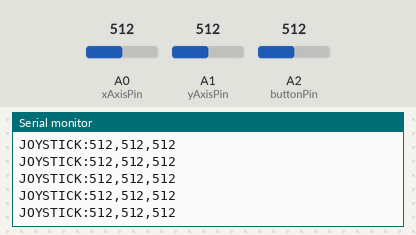
A sketch run on a simulated Arduino Uno, built with avr-gcc and run on an emulated ATmega328P. Shown: the last lines printed to the serial monitor. The test bench sets the inputs (shaded band); at power-on: A0 (xAxisPin) = 512, A1 (yAxisPin) = 512, A2 (buttonPin) = 512.

Above: at 1.2 s.
1.3 s: A0 (xAxisPin) set to 656
At 1.69 s:
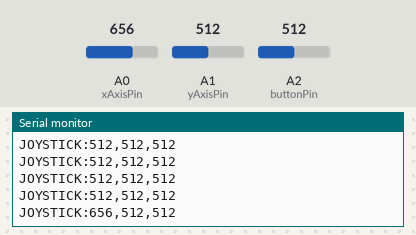
2.8 s: A0 (xAxisPin) set to 673
At 3.2 s:
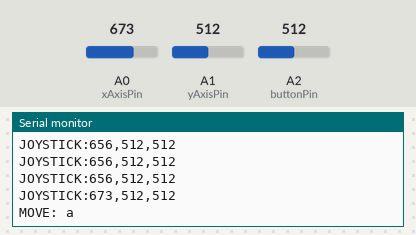
4.7 s: A1 (yAxisPin) set to 655
At 4.71 s:
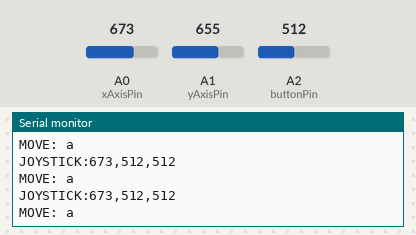
6.2 s: A1 (yAxisPin) set to 670
At 6.47 s:
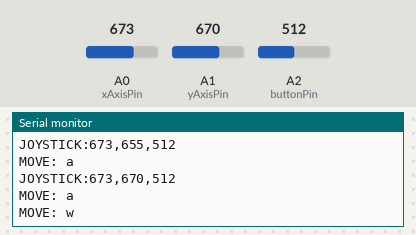
Timing chart, 0 to 9.2 s (numbered marks = the images above; inputs shaded):
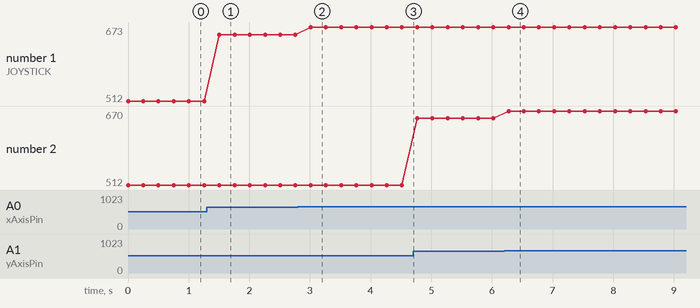

Measured:
- the behaviour switches between 662 and 663 on A0 (xAxisPin) (found by bisection; images 1 and 2)
- the behaviour switches between 662 and 663 on A1 (yAxisPin) (found by bisection; images 3 and 4)
- after the input at 1.3 s, the serial monitor: prints a new line after 0.21 s (image 1)
- after the input at 2.8 s, the serial monitor: prints a new line after 0.21 s (image 2)
- after the input at 6.2 s, the serial monitor: prints a new line after 0.07 s (image 4)
- plotted number 1: 512 → 656 after the input at 1.3 s, 656 → 673 after the input at 2.8 s
- plotted number 2: 512 → 655 after the input at 4.7 s, 655 → 670 after the input at 6.2 s

The sketch:

arduino.ino
```cpp
const int xAxisPin = A0;
const int yAxisPin = A1;
const int buttonPin = A2;

int xAxisValue = 0;
int yAxisValue = 0;
int buttonState = 0;

void setup() {
    Serial.begin(9600);
    pinMode(buttonPin, INPUT);
}

void checkJoystickMovement() {
    int centerPositionX = 512;
    int centerPositionY = 512;
    int safeZoneThreshold = 150;

    if (xAxisValue > centerPositionX + safeZoneThreshold) {
        Serial.println("MOVE: a");
    } else if (xAxisValue < centerPositionX - safeZoneThreshold) {
        Serial.println("MOVE: d");
    }

    if (yAxisValue > centerPositionY + safeZoneThreshold) {
        Serial.println("MOVE: w");
    } else if (yAxisValue < centerPositionY - safeZoneThreshold) {
        Serial.println("MOVE: s");
    }

    if (buttonState == 0) {
        Serial.println("MOVE: z");
    }
}

void loop() {
    xAxisValue = analogRead(xAxisPin);
    yAxisValue = analogRead(yAxisPin);
    buttonState = analogRead(buttonPin);

    // Print joystick values
    Serial.println("JOYSTICK:" + String(xAxisValue) + "," + String(yAxisValue) + "," + String(buttonState));

    checkJoystickMovement();

    /*if (Serial.available()) {
        Serial.flush();
        String message = Serial.readStringUntil('\n');
        message.trim();
        if (message == '\n' || message.equals("")) {
        return;
        }

        Serial.println("JOYSTICK:" + String(xAxisValue) + "," + String(yAxisValue) + "," + String(buttonState));

        delay(200);
  }*/ //wtf esto no sirve

    delay(250);
}
```
